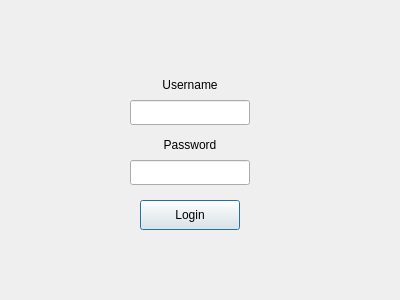
<?xml version="1.0" encoding="UTF-8"?>
<ui version="4.0">
 <class>Admin</class>
 <widget class="QDialog" name="Admin">
  <property name="geometry">
   <rect>
    <x>0</x>
    <y>0</y>
    <width>400</width>
    <height>300</height>
   </rect>
  </property>
  <property name="windowTitle">
   <string>Dialog</string>
  </property>
  <widget class="QPushButton" name="pushButton">
   <property name="geometry">
    <rect>
     <x>140</x>
     <y>200</y>
     <width>100</width>
     <height>30</height>
    </rect>
   </property>
   <property name="text">
    <string>Login</string>
   </property>
  </widget>
  <widget class="QLineEdit" name="Username">
   <property name="geometry">
    <rect>
     <x>130</x>
     <y>100</y>
     <width>120</width>
     <height>25</height>
    </rect>
   </property>
  </widget>
  <widget class="QLineEdit" name="Password">
   <property name="geometry">
    <rect>
     <x>130</x>
     <y>160</y>
     <width>120</width>
     <height>25</height>
    </rect>
   </property>
  </widget>
  <widget class="QLabel" name="label">
   <property name="geometry">
    <rect>
     <x>140</x>
     <y>70</y>
     <width>100</width>
     <height>30</height>
    </rect>
   </property>
   <property name="text">
    <string>Username</string>
   </property>
   <property name="alignment">
    <set>Qt::AlignCenter</set>
   </property>
  </widget>
  <widget class="QLabel" name="label_2">
   <property name="geometry">
    <rect>
     <x>140</x>
     <y>130</y>
     <width>100</width>
     <height>30</height>
    </rect>
   </property>
   <property name="text">
    <string>Password</string>
   </property>
   <property name="alignment">
    <set>Qt::AlignCenter</set>
   </property>
  </widget>
 </widget>
 <resources/>
 <connections/>
</ui>
